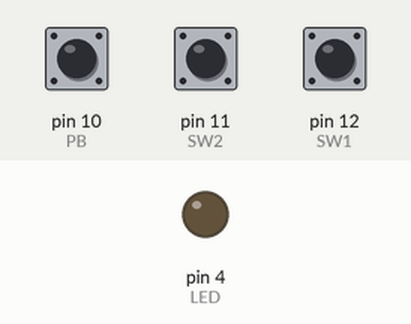
The sketch below on a simulated Arduino Uno, built with avr-gcc and run on an emulated ATmega328P. Shown: output pins drawn as LEDs (lit = HIGH). Inputs (shaded band) come from the test bench; at power-on: pin 10 (PB) HIGH, pin 11 (SW2) HIGH, pin 12 (SW1) HIGH.

Above: at 1.2 s.
1.3 s: pin 10 (PB) pulled LOW for 0.15 s
At 1.37 s:
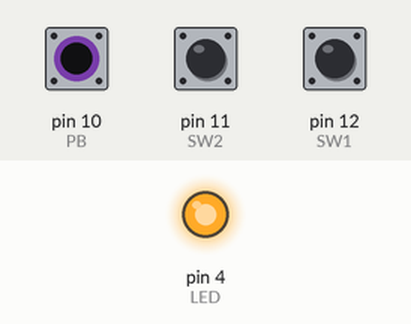
2.9 s: pin 10 (PB) pulled LOW for 3.2 s
At 7.0 s:
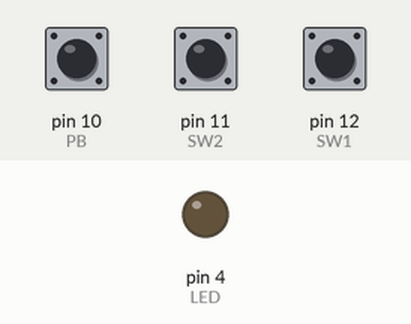
7.6 s: pin 11 (SW2) pulled LOW for 3.2 s
At 8.2 s:
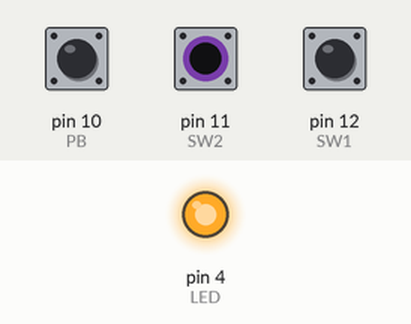
Timing chart, 0 to 12.3 s (numbered marks = the images above; inputs shaded):
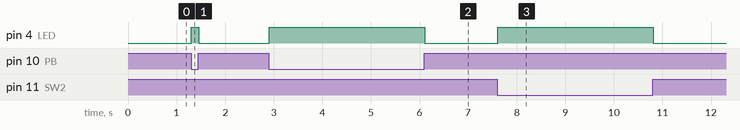

Measured:
- after the input at 1.3 s, pin 4 (LED): LOW → HIGH at once, → LOW 0.15 s later
- after the input at 2.9 s, pin 4 (LED): LOW → HIGH at once, → LOW 3.2 s later
- after the input at 7.6 s, pin 4 (LED): LOW → HIGH at once, → LOW 3.2 s later

The sketch:

prb07.ino
```cpp
#define SW1 12
#define SW2 11
#define PB 10
#define LED 4

void setup() {
  pinMode(SW1, INPUT);
  pinMode(SW2, INPUT);
  pinMode(PB, INPUT_PULLUP);
  pinMode(LED, OUTPUT);
}

void loop() {
  int b1 = !digitalRead(PB);  // for pullup
  int b2 = digitalRead(SW1);
  int b3 = digitalRead(SW2);

  int pressedCount = b1 + b2 + b3;

  digitalWrite(LED, pressedCount % 2 == 1);
  delay(50);
}
```
